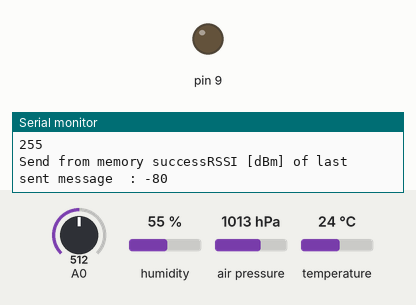
Recording of a sketch running on a simulated Arduino Uno, built with avr-gcc and run on an emulated ATmega328P. On the bench: output pins drawn as LEDs (lit = HIGH), the last lines printed to the serial monitor. Inputs (shaded band) come from the test bench; at power-on: A0 = 512, humidity 55 %, air pressure 1013 hPa, temperature 24 °C. The local clock reads 2024-03-15 10:24:30 at power-on unless the sketch sets it; EEPROM starts erased; no radio packets arrive unless stated; pins used as bus, display or sensor lines are not drawn.

Above: at 3.4 s.
At 22.34 s:
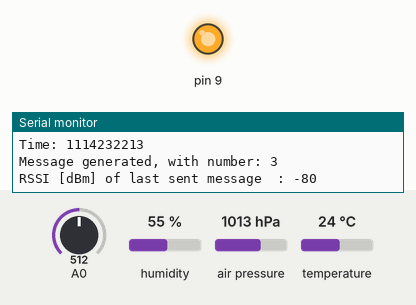
Timing chart, 0 to 24.0 s (numbered marks = the images above):
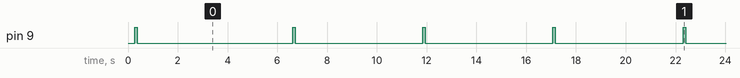

Measured:
- by itself, pin 9: goes HIGH 0.10 s, LOW 6.3 s, 23 × (HIGH 0.10 s, LOW 5.1 s), HIGH 0.10 s, then LOW
- by itself, everything shown: repeats every 36.6 s, in 14 steps

The sketch:

EEPROM_sender.ino
```cpp
/*
 * Pinout from Arduino to peripherals:
 * GND  -> Humidity sensor pin 3 (from left, seen from side with holes)
 * 5V   -> Humidity sensor pin 1 (from left, seen from side with holes) + Temp&Press VIN + LoRa VIN
 *
 * A0   -> UNIK 500 (see sketch on github for connection)
 *
 * D2   -> LoRa G0
 * D3   -> LoRa RST
 *
 * D5   -> Rwmp&Press SDI (aka. MOSI)
 * D6   -> Temp&Press SDO (aka. MISO)
 * D7   -> Temp&Press SCK
 * D8   -> Temp&Press CS
 * D9   -> MOSFET Gate
 * D10  -> LoRa CS
 * D11  -> LoRa MOSI
 * D12  -> LoRa MISO
 * D13  -> LoRa SCK
 *
 *
 * SDA  -> Humidity sensor pin 2 (from left, seen from side with holes)
 * SCL  -> Humidity sensor pin 4 (from left, seen from side with holes)
 */


// Libraries for LoRa communication
#include <RHReliableDatagram.h>
#include <LoRa.h>
#include <RH_RF95.h>

// Define pins for chip select, reset and interrut.
#define LoRa_CS 10
#define LoRa_RST 3
#define LoRa_INT 2

#define RFM95_CS 10
#define RFM95_RST 3
#define RFM95_INT 2

// SPI library easy use of SPI.
// MISO, MOIS and SCK hare handled automatically by the SPI-library. Chip select (CS)/Slave select (SS) must be set manually.
// CS/SS pin can be any digital pin. The slave communicates with master when its CS pin is low (usually...).
#include <SPI.h>

// Library to use I2C communucation.
#include <Wire.h>

// Library for handling EEPROM
#include <EEPROM.h>

// Library for time and date:
#include "RTClib.h"
RTC_DS3231 rtc;

// Library that some of Adafruit's sensors uses.
#include <Adafruit_Sensor.h>


#define SENDER_ADDRESS 1
#define RECEIVER_ADDRESS 2

// Set frequency [MHz]. The LoRa chip used here can operate at 868 MHz.
#define LoRa_FREQ 868.0

// Singleton instance of the radio driver.
RH_RF95 lora(LoRa_CS, LoRa_INT);

// Class to manage message delivery and receipt,using the lora declared above
RHReliableDatagram manager(lora, SENDER_ADDRESS);

// Variables for packet handling
uint8_t packageNum;
// Don't put this on the stack:
uint8_t buf[RH_RF95_MAX_MESSAGE_LEN];
uint8_t packageMemory[4];
uint8_t packageMemoryPointer;

// Set spreading factor, 6 ~ 12.
// LoRa is a Chirp Spread Spectrum (CSS) modulation. This setting determines the number of chirps per bit of data.
// At the highest value (SF 12), the link has higher range and is more robust, but the data rate is lowered significantly.
// The lowest value (SF 6) is a special case designed for the highest possible data rate. In this mode however, the length of the packet has to be known in advance. Also, CRC check is disabled.
#define spreadingFactor 12

// Set bandwidth, option: 7800,10400,15600,20800,31250,41700,62500,125000,250000,500000 [Hz].
// Lower BandWidth for longer distance. Semtech recommends to keep it above or equal to 62.5 kHz to be compatible with the clock speed.
#define signalBandwidth 125E3

// Set coding rate, 5 ~ 8 (values are actually 4/x).
// LoRa modem always performs forward error correction. The amount of these error checks is expressed by the coding rate.
// The lowest value (CR 4/5) results in higher data rate and less robust link, the highest value (CR 4/8) provides more robust link at the expense of lowering data rate.
#define codingRateDenominator 8

// Temperature and air pressure

// Library used for temperature and air pressure readings from the BMP280 chip.
#include <Adafruit_BMP280.h>

// Define, MOSI, MISO, SCK and chip celect pin.
#define BMP_MOSI 5
#define BMP_MISO 6
#define BMP_SCK 7
#define TempAndPressure_CS 8

// Set the CS pin.
Adafruit_BMP280 BMP(TempAndPressure_CS, BMP_MOSI, BMP_MISO, BMP_SCK);


// Humidity sensor

// Library used by the AM2329 sensor.
#include "Adafruit_AM2320.h"

// Instance for the humidity sensor.
Adafruit_AM2320 am2320 = Adafruit_AM2320();


// Water level senor

// The water level sensor don't need any preparation
// BUT THE MEASURING RANGE MUST BE FIGURED OUT. THE RESISTOR VALUE AND THEREFORE THE MAPPING VALUES MUST BE CHOSEN THEREAFTER.// Higher resistor value -> higher resolution but lower measuring range.
// The microcontroller can be damaged if the resistor value is too high and the sensor is too deep in the water.
// Max depth -> 20mA. Max voltage to microcontroller = 5V. V=RI -> R=250 ohm for max depth. Higher resistor values can be used if only lower water levels are needed.


// Change to the length of the message
#define messageLength 15


void setup()
{
  pinMode(9,OUTPUT);
  digitalWrite(9,LOW);
  pinMode(RFM95_RST, OUTPUT);
  digitalWrite(RFM95_RST, HIGH);

  Serial.begin(9600);
  delay(100);

  // manual reset  digitalWrite(RFM95_RST, LOW);
  delay(10);
  digitalWrite(RFM95_RST, HIGH);
  delay(10);
  initializeLoRa();
  initializeTempAndPressure();
  initializeHumidity();
  initializeTimer();

  packageNum = 0;

/*
for(int i=0; i<1025; i++)
  {
    EEPROM.write(i, 0);
  }
*/
}


void loop()
{
  // Testing data measurements
  // Uint8_t [2] can hold values in range 0-65'536
  // 1 + 4 + 3 + 2 + 2 + 3
  uint8_t data[15];

  // Time data (4 bytes)
  // Depth data  (3 bytes)
  // Humidity data (2 byte)
  // Temp data (2 bytes)
  // Pressure data (3 bytes)
  // Position data (3 + 3 byte)

  // Adding packet number
  fillLongIntToPos((long int) packageNum, 1, 0, data);

  // get() functions return long int
  fillLongIntToPos(getTemp(), 2, 1, data);
  fillLongIntToPos(getHumidity(), 2, 3, data);
  fillLongIntToPos(getPressure(), 3, 5, data);
  fillLongIntToPos(getDepth(), 3, 8, data);
  fillLongIntToPos(getTime(), 4, 11, data);
  // All data requiering 15 bytes of data


 Serial.print(F("Time: "));
 Serial.println(getTime());

  Serial.print(F("\nMessage generated, with number: "));
  Serial.println((int)data[0]); // Printing the first part of the message

  sendFromEEPROM();

  // Send newly generated data
  if (!manager.sendtoWait(data, sizeof(data), RECEIVER_ADDRESS)){
    Serial.println("Send unsuccessful");
    storeInEEPROM(data, sizeof(data));
    printAllEEPROM();
  }
  Serial.print("RSSI [dBm] of last sent message  : ");
  Serial.println((int)lora.lastRssi());

  updatePackageNum();
  delay(5000);
}


//////////////// Initializing functions ////////////////
////////////////////////////////////////////////////////

// Initialize humidity sensor. Sets pins automatically.
void initializeHumidity()
{
  am2320.begin();
}

// Temperature and air pressure
// Initialize BMP. Sets all necessary pinModes.
void initializeTempAndPressure()
{
  BMP.begin();
}

void initializeTimer(){
  if (! rtc.begin()) {
    Serial.println(F("Couldn't find RTC"));
    while (1);
  }
  rtc.adjust(DateTime(F(__DATE__), F(__TIME__)));
  if (rtc.lostPower()) {
    Serial.println(F("RTC lost power, lets set the time!"));
    // following line sets the RTC to the date & time this sketch was compiled
    rtc.adjust(DateTime(F(__DATE__), F(__TIME__)));
    // This line sets the RTC with an explicit date & time, for example to set
    // January 21, 2014 at 3am you would call:
    // rtc.adjust(DateTime(2014, 1, 21, 3, 0, 0));
  }
}

// Initialize LoRa.
void initializeLoRa()
{
  //Set pinMode
  pinMode(LoRa_RST, OUTPUT);

  // Manual reset of LoRa module
  digitalWrite(LoRa_RST, HIGH);
  delay(100);
  digitalWrite(LoRa_RST, LOW);
  delay(10);
  digitalWrite(LoRa_RST, HIGH);
  delay(10);

  // Initialize both LoRa and Reliable Datagram
  if (!manager.init())
  // Init failed
  delay(1000);

  // Initialize LoRa.
  //  lora.init();

  // Set frequency.
  lora.setFrequency(LoRa_FREQ);

  // Set transmitter power, value from 7-23 (23 = 20 dBm). 13 dBm is default.
  // Can go above this using PA_BOOST, which RFM9x has.
  lora.setTxPower(23);

  // Set spreding factor, bandwidth and coding rate.
  // See LoRa #define in top of code for description and usage.
//  LoRa.setSpreadingFactor(spreadingFactor); // This causes failure
  LoRa.setSignalBandwidth(signalBandwidth);
  LoRa.setCodingRate4(codingRateDenominator);
}
////////////////////////////////////////////////////////

//////////////// Reading measurements ////////////////
//////////////////////////////////////////////////////

// Returns the humidity [%].
long int getHumidity()
{

  return (long int) (am2320.readHumidity() * 10 ) ;
}

// Returns the time in MonthMonthDateDateYearYearHourHourMinuteMinute format, 10 digits
// Maximum value: 1'231'992'359
// Long can hold: 2'147'483'647
// Not tested
long int getTime(){
  DateTime now = rtc.now();

  // year = 2018, year%100 = 18
  long int timeInt = (long)now.month() * 100000000 + (long)now.day()*1000000 +((long)now.year()%100)*10000;
  timeInt += (long)now.hour()*100 + (long) now.minute();
  return timeInt;
}

// Returns the depth of the sensor [mm].
// The mapping values must be calibrated for the chosen resistor value.
// 2 decimal presicion.
long int getDepth()
{
  digitalWrite(9,HIGH);
  delay(100);
  // floatmap(analog value, lowest pressure, high pressure, depth for low pressure, depth for high pressure);
  long int _depthVal = (long int) floatMap(analogRead(A0), 195, 305, 0,213);

  Serial.println("Depth: ");
  Serial.println(_depthVal);
  digitalWrite(9,LOW);
  // Need to add value equal to the difference from referance point.
  return _depthVal;
}

// Returns temperature [*C] with two decimals precision.
long int getTemp()
{
  return (long int) (BMP.readTemperature() * 100);
}

// Returns pressure [Pa].
long int getPressure()
{
  return (long int) BMP.readPressure();
}


//////////////////////////////////////////////////////

// A mapping function that can return floating (decimal) values.
float floatMap(float x, float in_min, float in_max, float out_min, float out_max)
{
return (x - in_min) * (out_max - out_min) / (in_max - in_min) + out_min;
}

// counting package numbers 0-7 to try to use 3 bit at some time.
void updatePackageNum(){
  if (packageNum >= 7){ packageNum = 0;}
  else packageNum ++;
}


// Iterating over memory, trying to send all of them
void sendFromEEPROM(){
  // Iterating over the 4 memory positions
  for(int i=0; i<8; i++)
  {
    // Only send data that exists (the month is never zero)
    if(EEPROM.read(i*100+11) != 0)
    {
      // Trying to send from memory
      uint8_t tempStorage[messageLength];
      for(int j=0; j<messageLength; j++)
      {
        tempStorage[j] = EEPROM.read(i*100+j);
        Serial.println(tempStorage[j]);
      }
      if(!manager.sendtoWait(&tempStorage[0], messageLength, RECEIVER_ADDRESS))
      {
        Serial.println(F("Send from memory unsuccessful"));
      }
      else
      {
        Serial.print(F("Send from memory success"));
        EEPROM.update(i*100+11,0);
      }
    }
  }
}


void printAllEEPROM()
{
  for(int i=0; i<8; i++)
  {
    for(int j=0; j<15; j++)
    {
      Serial.print("Adress ");
      Serial.print(i*100+j);
      Serial.print(" = ");
      Serial.println(EEPROM.read(i*100+j));
    }
  }
}

void printReceived(uint8_t* message, uint8_t from){
  Serial.print(F("Received a message: "));
  Serial.print((int)message[0]);
  Serial.println((char*)&message[1]);
  Serial.print(F("Sender of the message was : 0x"));
  Serial.println(from, HEX);
}


void fillLongIntToPos(long int inValue, int requiredSize, int startingPos, uint8_t* outValue){
  uint8_t * _tempValue = (uint8_t *)&inValue;
  for (int i = 0; i < requiredSize; i++){
    outValue[startingPos + i] = _tempValue[i];
  }
}

void storeInEEPROM(uint8_t data[], int dataLen)
{
 for(int i=0; i<dataLen; i++)
 {
  EEPROM.update(data[0]*100+i, data[i]);
 }
}
```
